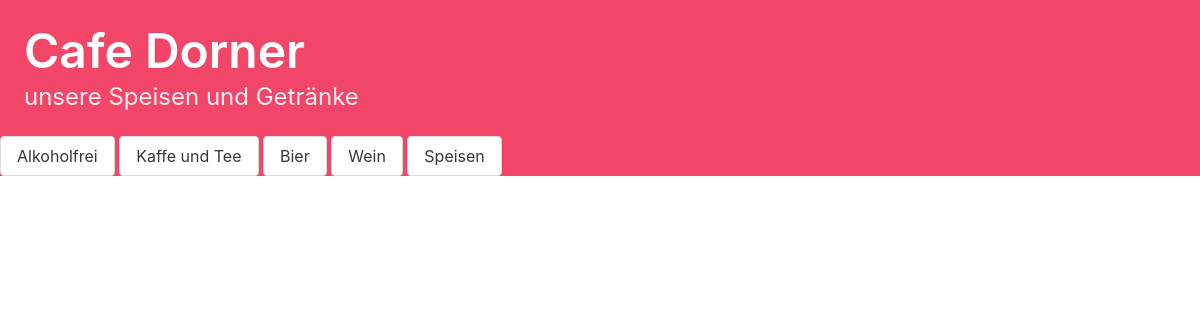
The page /wein/ on the database as committed earlier.
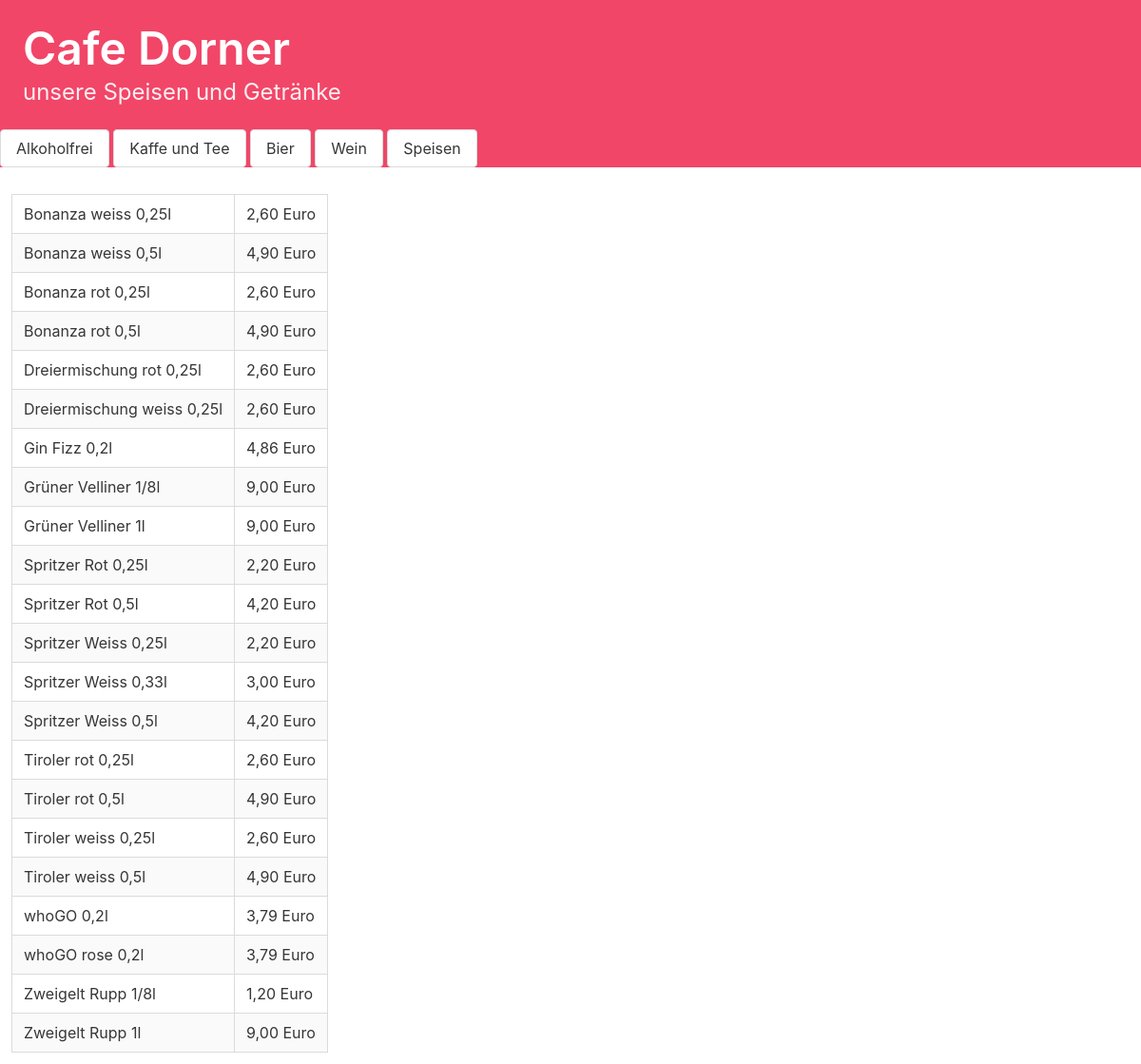
The same page on the database as committed later.
### menue/models.py (models this page shows, shortened)
class Book(models.Model):
    Name = models.CharField(max_length=100)
    Kategorie = models.CharField(max_length=100)
    Verkaufspreis = models.CharField(max_length=100)

### menue/views.py (the view)
# urls.py: path("wein/", views.menue_wein.as_view(), name="wein"),
class menue_wein(ListView):
    model = Book
    template_name = "wein.html"
    def get_queryset(self):
        return Book.objects.filter(Kategorie="Wein")

### templates/wein.html
{% extends "base.html" %}
{% block content %}
    <table class="table is-bordered is-striped is-centered">
    {% for item in object_list %}
        <tr>
            <td>{{ item.Name }} </td>
            <td>{{ item.Verkaufspreis |slice:"-1" }} Euro</td>
        </tr>
    {% endfor %}
{% endblock %}

Rows that differ between the two databases and show on the page:
added Book: Name "Bonanza weiss 0,25l", Verkaufspreis "2,60"
added Book: Name "Bonanza weiss 0,5l", Verkaufspreis "4,90"
added Book: Name "Bonanza rot 0,25l", Verkaufspreis "2,60"
added Book: Name "Bonanza rot 0,5l", Verkaufspreis "4,90"
added Book: Name "Dreiermischung rot 0,25l", Verkaufspreis "2,60"
added Book: Name "Dreiermischung weiss 0,25l", Verkaufspreis "2,60"
added Book: Name "Gin Fizz 0,2l", Verkaufspreis "4,86"
added Book: Name "Grüner Velliner 1/8l", Verkaufspreis "9,00"
added Book: Name "Grüner Velliner 1l", Verkaufspreis "9,00"
added Book: Name "Spritzer Rot 0,25l", Verkaufspreis "2,20"
added Book: Name "Spritzer Rot 0,5l", Verkaufspreis "4,20"
added Book: Name "Spritzer Weiss 0,25l", Verkaufspreis "2,20"
added Book: Name "Spritzer Weiss 0,33l", Verkaufspreis "3,00"
added Book: Name "Spritzer Weiss 0,5l", Verkaufspreis "4,20"
added Book: Name "Tiroler rot 0,25l", Verkaufspreis "2,60"
added Book: Name "Tiroler rot 0,5l", Verkaufspreis "4,90"
added Book: Name "Tiroler weiss 0,25l", Verkaufspreis "2,60"
added Book: Name "Tiroler weiss 0,5l", Verkaufspreis "4,90"
added Book: Name "whoGO 0,2l", Verkaufspreis "3,79"
added Book: Name "whoGO rose 0,2l", Verkaufspreis "3,79"
added Book: Name "Zweigelt Rupp 1/8l", Verkaufspreis "1,20"
added Book: Name "Zweigelt Rupp 1l", Verkaufspreis "9,00"
